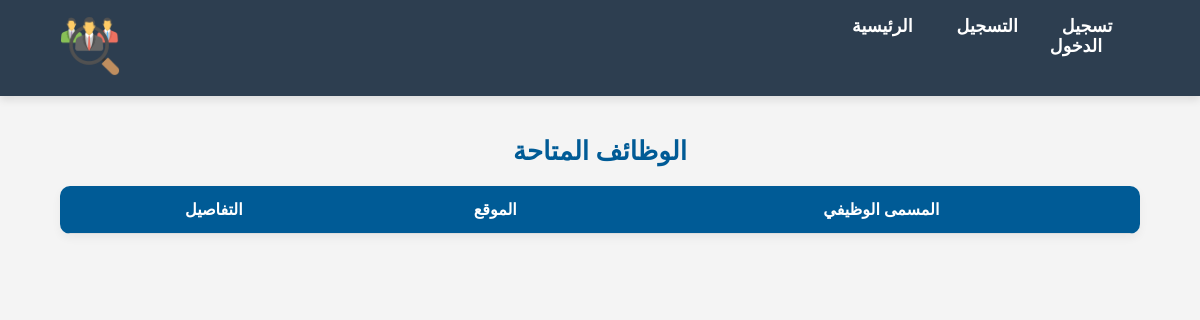
The page /jobseeker_panel/browse_jobs.php on the database as committed earlier.
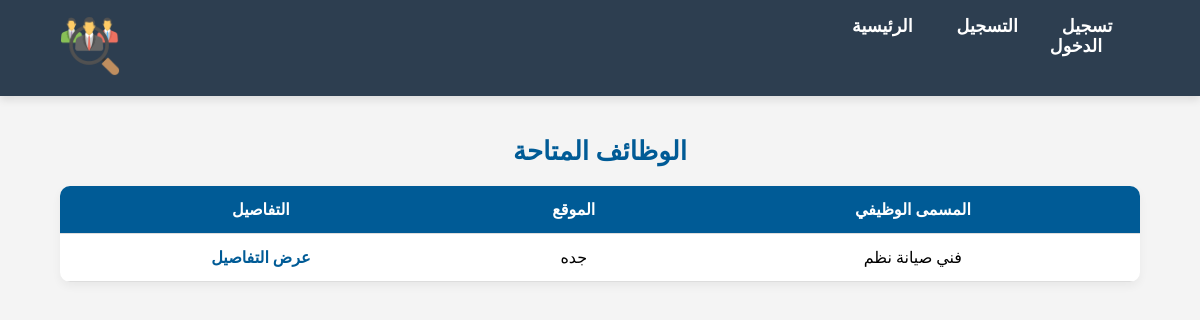
The same page on the database as committed later.
### tables this page shows
CREATE TABLE IF NOT EXISTS `job_posts` (
  `id` int NOT NULL AUTO_INCREMENT,
  `company_id` int NOT NULL,
  `title` varchar(255) NOT NULL,
  `description` text NOT NULL,
  `required_specialty` varchar(255) NOT NULL,
  `created_at` timestamp NULL DEFAULT CURRENT_TIMESTAMP,
  `location` varchar(255) DEFAULT NULL,
  `salary` decimal(10,0) DEFAULT NULL,
  PRIMARY KEY (`id`),
  KEY `company_id` (`company_id`)
);

### jobseeker_panel/browse_jobs.php (the view, shortened to what this page needs)
<?php
include '../db_connect.php';
$result = $conn->query("SELECT * FROM job_posts");
?>
 <!DOCTYPE html>
<html lang="ar" dir="rtl">
<head>
    <link rel="stylesheet" href="../css/header.css">
    <link rel="stylesheet" href="../css/browes_jobs.css">
    <?php include '../header.php'; ?>
</head>
<body>
    <h2>الوظائف المتاحة</h2>
    <table>
        <tr>
            <th>المسمى الوظيفي</th>
            <th>الموقع</th>
            <th>التفاصيل</th>
        </tr>
        <?php while ($row = $result->fetch_assoc()): ?>
        <tr>
            <td><?= htmlspecialchars($row['title'] ?? '') ?></td>
            <td><?= htmlspecialchars($row['location'] ?? '') ?></td>
            <td><a href="job_details.php?id=<?= $row['id'] ?>">عرض التفاصيل</a></td>
        </tr>
        <?php endwhile; ?>
    </table>
</body>
</html>

Rows that differ between the two databases and show on the page:
added job_posts: title "فني صيانة نظم", location "جده"
